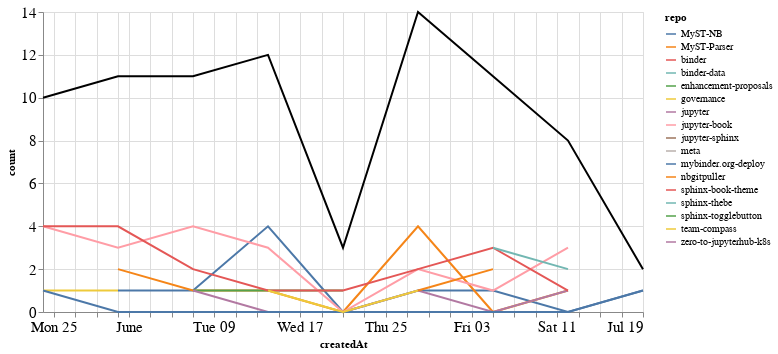

Here is the notebook cell this chart was saved with:
### Markdown cell above
## PRs

### Code cell
prs_time = prs.groupby('repo').resample('W', on='createdAt').count()['author'].reset_index()
prs_time = prs_time.rename(columns={'author': 'count'})
prs_time_total = prs_time.groupby('createdAt').agg({"count": "sum"}).reset_index()

ch1 = alt.Chart(prs_time, width=600).mark_line().encode(
    x='createdAt',
    y='count',
    color='repo',
    tooltip="repo"
)

ch2 = alt.Chart(prs_time_total, width=600).mark_line(color="black").encode(
    x='createdAt',
    y='count',
)

ch1 + ch2

### Figure 1 — Vega-Lite specification as saved in the notebook (floating-point values rounded to 4 significant figures)
{"config": {"axisLeft": {"labelFontSize": 15}, "axisBottom": {"labelFontSize": 15}}, "layer": [{"data": {"name": "data-04a55f39438e534463efdf5fd18e0230"}, "mark": "line", "encoding": {"color": {"type": "nominal", "field": "repo"}, "tooltip": {"type": "nominal", "field": "repo"}, "x": {"type": "temporal", "field": "createdAt"}, "y": {"type": "quantitative", "field": "count"}}, "width": 600}, {"data": {"name": "data-f4e44e53b57517eafda87ce04c35c51f"}, "mark": {"type": "line", "color": "black"}, "encoding": {"x": {"type": "temporal", "field": "createdAt"}, "y": {"type": "quantitative", "field": "count"}}, "width": 600}], "$schema": "https://vega.github.io/schema/vega-lite/v4.8.1.json", "datasets": {"data-04a55f39438e534463efdf5fd18e0230": [{"repo": "MyST-NB", "createdAt": "2020-05-31T00:00:00", "count": 1}, {"repo": "MyST-NB", "createdAt": "2020-06-07T00:00:00", "count": 1}, {"repo": "MyST-NB", "createdAt": "2020-06-14T00:00:00", "count": 4}, {"repo": "MyST-NB", "createdAt": "2020-06-21T00:00:00", "count": 0}, {"repo": "MyST-NB", "createdAt": "2020-06-28T00:00:00", "count": 1}, {"repo": "MyST-NB", "createdAt": "2020-07-05T00:00:00", "count": 1}, {"repo": "MyST-NB", "createdAt": "2020-07-12T00:00:00", "count": 0}, {"repo": "MyST-NB", "createdAt": "2020-07-19T00:00:00", "count": 1}, {"repo": "MyST-Parser", "createdAt": "2020-05-31T00:00:00", "count": 2}, {"repo": "MyST-Parser", "createdAt": "2020-06-07T00:00:00", "count": 1}, {"repo": "MyST-Parser", "createdAt": "2020-06-14T00:00:00", "count": 1}, {"repo": "MyST-Parser", "createdAt": "2020-06-21T00:00:00", "count": 0}, {"repo": "MyST-Parser", "createdAt": "2020-06-28T00:00:00", "count": 4}, {"repo": "MyST-Parser", "createdAt": "2020-07-05T00:00:00", "count": 0}, {"repo": "MyST-Parser", "createdAt": "2020-07-12T00:00:00", "count": 1}, {"repo": "binder", "createdAt": "2020-06-28T00:00:00", "count": 1}, {"repo": "binder-data", "createdAt": "2020-06-21T00:00:00", "count": 1}, {"repo": "enhancement-proposals", "createdAt": "2020-06-07T00:00:00", "count": 1}, {"repo": "enhancement-proposals", "createdAt": "2020-06-14T00:00:00", "count": 1}, {"repo": "enhancement-proposals", "createdAt": "2020-06-21T00:00:00", "count": 1}, {"repo": "governance", "createdAt": "2020-05-24T00:00:00", "count": 1}, {"repo": "governance", "createdAt": "2020-05-31T00:00:00", "count": 1}, {"repo": "jupyter", "createdAt": "2020-06-07T00:00:00", "count": 1}, {"repo": "jupyter", "createdAt": "2020-06-14T00:00:00", "count": 0}, {"repo": "jupyter", "createdAt": "2020-06-21T00:00:00", "count": 0}, {"repo": "jupyter", "createdAt": "2020-06-28T00:00:00", "count": 1}, {"repo": "jupyter", "createdAt": "2020-07-05T00:00:00", "count": 0}, {"repo": "jupyter", "createdAt": "2020-07-12T00:00:00", "count": 1}, {"repo": "jupyter-book", "createdAt": "2020-05-24T00:00:00", "count": 4}, {"repo": "jupyter-book", "createdAt": "2020-05-31T00:00:00", "count": 3}, {"repo": "jupyter-book", "createdAt": "2020-06-07T00:00:00", "count": 4}, {"repo": "jupyter-book", "createdAt": "2020-06-14T00:00:00", "count": 3}, {"repo": "jupyter-book", "createdAt": "2020-06-21T00:00:00", "count": 0}, {"repo": "jupyter-book", "createdAt": "2020-06-28T00:00:00", "count": 2}, {"repo": "jupyter-book", "createdAt": "2020-07-05T00:00:00", "count": 1}, {"repo": "jupyter-book", "createdAt": "2020-07-12T00:00:00", "count": 3}, {"repo": "jupyter-sphinx", "createdAt": "2020-06-28T00:00:00", "count": 1}, {"repo": "meta", "createdAt": "2020-06-07T00:00:00", "count": 1}, {"repo": "mybinder.org-deploy", "createdAt": "2020-05-24T00:00:00", "count": 1}, {"repo": "mybinder.org-deploy", "createdAt": "2020-05-31T00:00:00", "count": 0}, {"repo": "mybinder.org-deploy", "createdAt": "2020-06-07T00:00:00", "count": 0}, {"repo": "mybinder.org-deploy", "createdAt": "2020-06-14T00:00:00", "count": 0}, {"repo": "mybinder.org-deploy", "createdAt": "2020-06-21T00:00:00", "count": 0}, {"repo": "mybinder.org-deploy", "createdAt": "2020-06-28T00:00:00", "count": 0}, {"repo": "mybinder.org-deploy", "createdAt": "2020-07-05T00:00:00", "count": 0}, {"repo": "mybinder.org-deploy", "createdAt": "2020-07-12T00:00:00", "count": 0}, {"repo": "mybinder.org-deploy", "createdAt": "2020-07-19T00:00:00", "count": 1}, {"repo": "nbgitpuller", "createdAt": "2020-06-28T00:00:00", "count": 1}, {"repo": "nbgitpuller", "createdAt": "2020-07-05T00:00:00", "count": 2}, {"repo": "sphinx-book-theme", "createdAt": "2020-05-24T00:00:00", "count": 4}, {"repo": "sphinx-book-theme", "createdAt": "2020-05-31T00:00:00", "count": 4}, {"repo": "sphinx-book-theme", "createdAt": "2020-06-07T00:00:00", "count": 2}, {"repo": "sphinx-book-theme", "createdAt": "2020-06-14T00:00:00", "count": 1}, {"repo": "sphinx-book-theme", "createdAt": "2020-06-21T00:00:00", "count": 1}, {"repo": "sphinx-book-theme", "createdAt": "2020-06-28T00:00:00", "count": 2}, {"repo": "sphinx-book-theme", "createdAt": "2020-07-05T00:00:00", "count": 3}, {"repo": "sphinx-book-theme", "createdAt": "2020-07-12T00:00:00", "count": 1}, {"repo": "sphinx-thebe", "createdAt": "2020-07-05T00:00:00", "count": 3}, {"repo": "sphinx-thebe", "createdAt": "2020-07-12T00:00:00", "count": 2}, {"repo": "sphinx-togglebutton", "createdAt": "2020-06-14T00:00:00", "count": 1}, {"repo": "team-compass", "createdAt": "2020-06-14T00:00:00", "count": 1}, {"repo": "team-compass", "createdAt": "2020-06-21T00:00:00", "count": 0}, {"repo": "team-compass", "createdAt": "2020-06-28T00:00:00", "count": 1}, {"repo": "zero-to-jupyterhub-k8s", "createdAt": "2020-07-05T00:00:00", "count": 1}], "data-f4e44e53b57517eafda87ce04c35c51f": [{"createdAt": "2020-05-24T00:00:00", "count": 10}, {"createdAt": "2020-05-31T00:00:00", "count": 11}, {"createdAt": "2020-06-07T00:00:00", "count": 11}, {"createdAt": "2020-06-14T00:00:00", "count": 12}, {"createdAt": "2020-06-21T00:00:00", "count": 3}, {"createdAt": "2020-06-28T00:00:00", "count": 14}, {"createdAt": "2020-07-05T00:00:00", "count": 11}, {"createdAt": "2020-07-12T00:00:00", "count": 8}, {"createdAt": "2020-07-19T00:00:00", "count": 2}]}}
